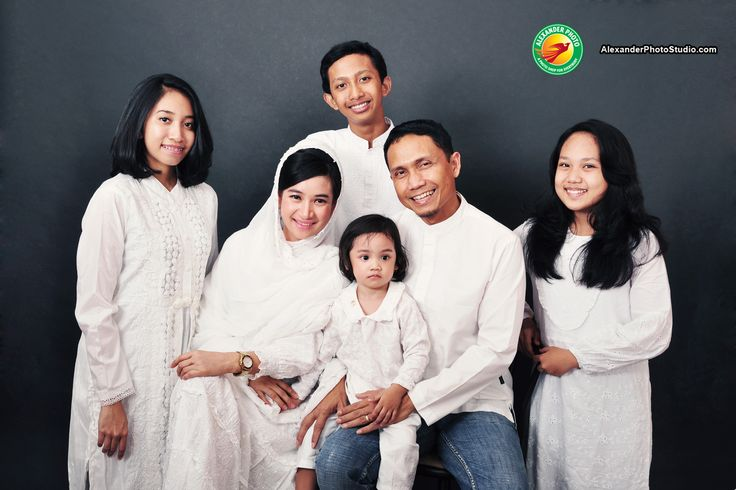
%> input picture Uts/learn1.jpg, 736 x 490 px
$ octave dsfsdf.m   (GNU Octave 9; MATLAB toolbox functions it lacks are replaced by stand-ins)
%> lines starting %> are read from the running program, lines starting %| are printed output that depends on the picture
% Read in a standard MATLAB color demo image.
folder = fullfile(matlabroot, '\toolbox\images\imdemos');
baseFileName = 'learn1.jpg';
fullFileName = fullfile(folder, baseFileName);
% Get the full filename, with path prepended.
fullFileName = fullfile(folder, baseFileName);
if ~exist(fullFileName, 'file')
  % Didn't find it there.  Check the search path for it.
  fullFileName = baseFileName; % No path this time.
  if ~exist(fullFileName, 'file')
    % Still didn't find it.  Alert user.
    errorMessage = sprintf('Error: %s does not exist.', fullFileName);
    uiwait(warndlg(errorMessage));
    return;
  end
end
rgbImage = imread(fullFileName);
%> rgbImage is the input picture: size 490x736x3 uint8; mean R, G, B 123.1, 119.8, 121.4
% Extract the individual red, green, and blue color channels.
redChannel = rgbImage(:, :, 1);
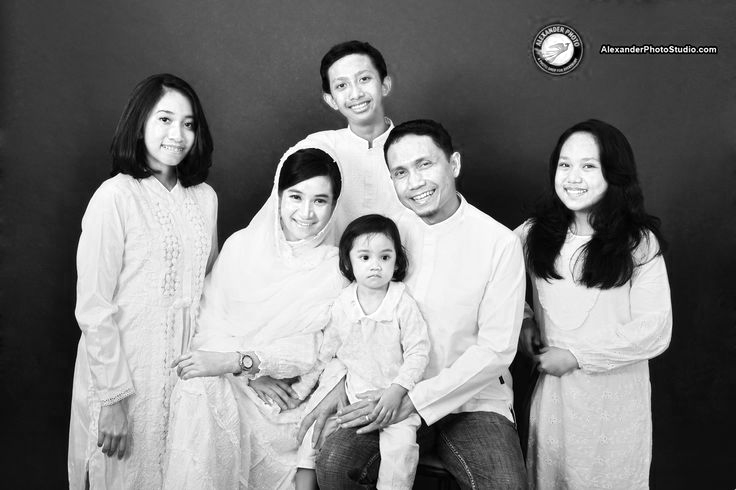
%> redChannel: size 490x736 uint8; min 0, max 255, mean 123.1
greenChannel = rgbImage(:, :, 2);
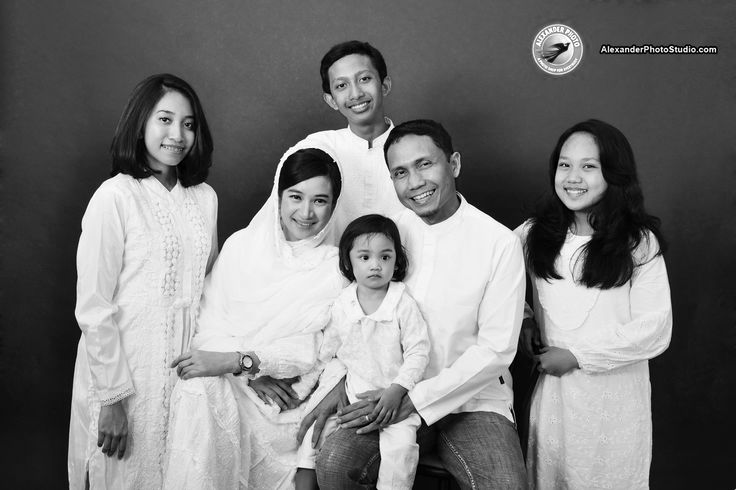
%> greenChannel: size 490x736 uint8; min 0, max 255, mean 119.8
blueChannel = rgbImage(:, :, 3);
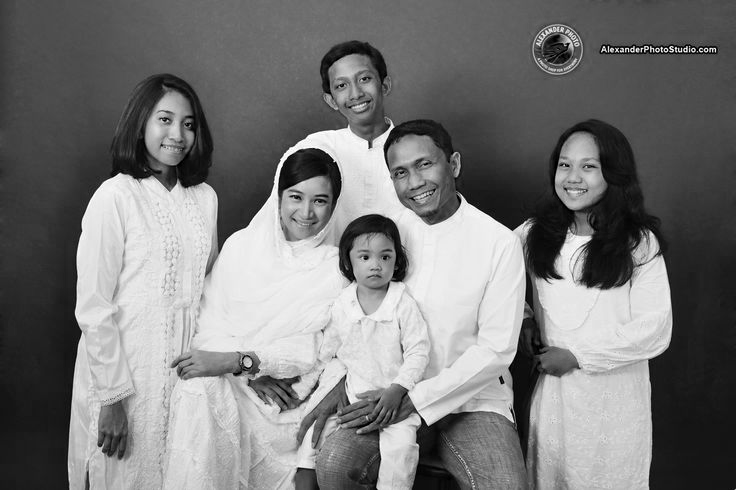
%> blueChannel: size 490x736 uint8; min 0, max 255, mean 121.4
[rows columns numberOfColorChannels] = size(rgbImage);
%> rows = 490; columns = 736; numberOfColorChannels = 3
% Make black strips to space them apart
widthOfStrip = 20;
verticalStrip = zeros(rows, widthOfStrip, 'uint8');
horizontalStrip = zeros(widthOfStrip, 2*columns + widthOfStrip, 'uint8');
% Make into color so we can stitch.
horizontalStrip = cat(3, horizontalStrip, horizontalStrip, horizontalStrip);
verticalStrip = cat(3, verticalStrip, verticalStrip, verticalStrip);
% Stitch together
%> (the run ends here)
